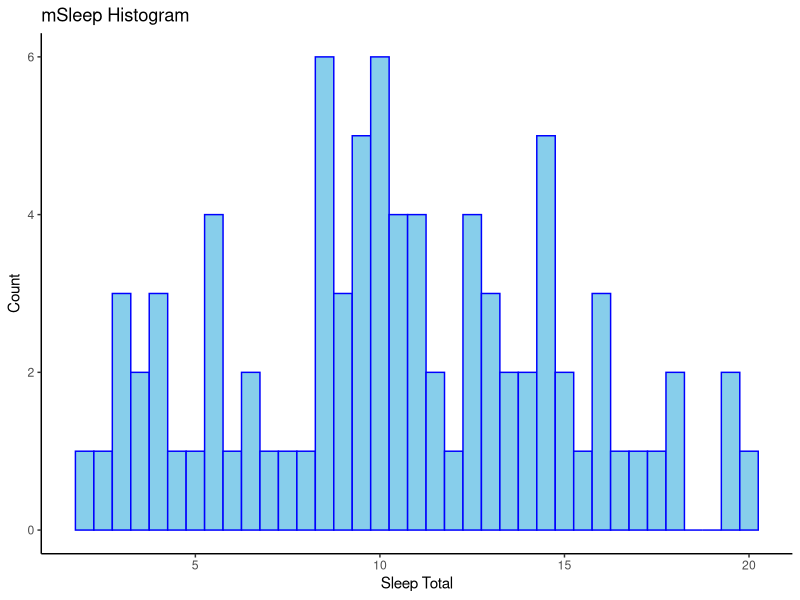
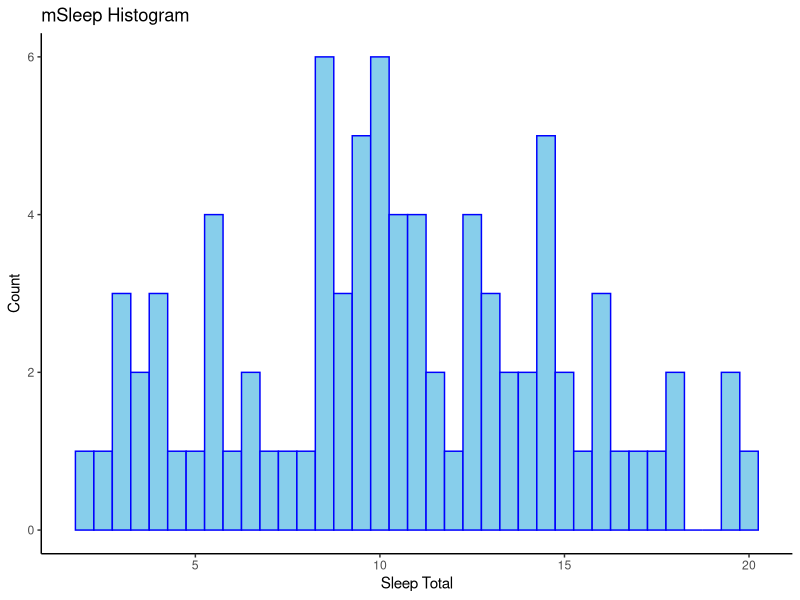

Generate these figures, in order, with R:
## ---- chunk 1
knitr::opts_chunk$set(echo = TRUE)
library(tidyverse)
## ---- chunk 2
head(msleep)
ggplot(msleep, aes(x=sleep_total))+
  geom_histogram(color='blue', fill='skyblue', binwidth= 0.5)+
  labs(y= 'Count',
       x= 'Sleep Total') +
  ggtitle("mSleep Histogram")+
  theme_classic()-> p
ggsave('practice_plot.png', p)
p
